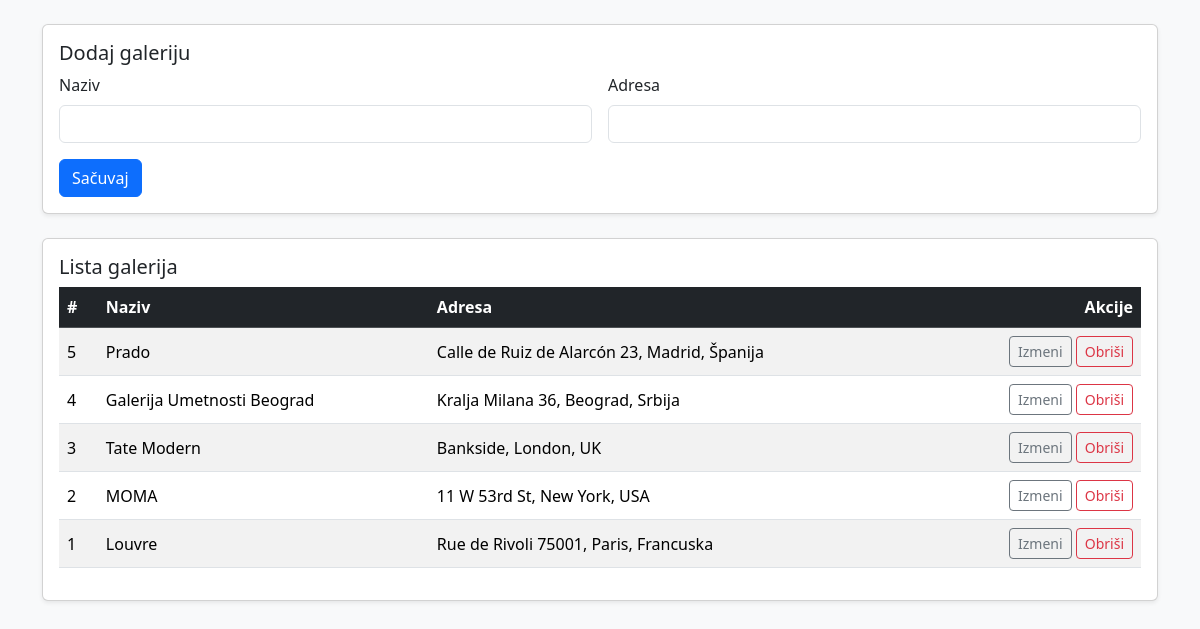
Page /prikaz/galerijaPrikaz.php on the committed database.
### tables this page shows
CREATE TABLE `galerija` (
  `id_galerije` int(11) NOT NULL,
  `naziv_galerije` varchar(100) NOT NULL DEFAULT '',
  `adresa` varchar(150) NOT NULL
);

### prikaz/galerijaPrikaz.php (the view, shortened to what this page needs)
<?php
require_once __DIR__ . '/../baza/db.php';
function e($s){ return htmlspecialchars((string)$s, ENT_QUOTES, 'UTF-8'); }
$galerije = $conn->query("SELECT * FROM `galerija` ORDER BY `id_galerije` DESC")->fetch_all(MYSQLI_ASSOC);
?>
<!doctype html>
<html lang="sr">
<head>
  <link href="https://cdn.jsdelivr.net/npm/bootstrap@5.3.3/dist/css/bootstrap.min.css" rel="stylesheet">
</head>
<body class="bg-light">
<div class="container py-4">
  <div class="card mb-4 shadow-sm">
    <div class="card-body">
      <h5 class="card-title">Dodaj galeriju</h5>
      <form method="post" class="row g-3">
        <div class="col-md-6">
          <label class="form-label">Naziv</label>
          <input type="text" name="naziv_galerije" class="form-control" required>
        </div>
        <div class="col-md-6">
          <label class="form-label">Adresa</label>
          <input type="text" name="adresa" class="form-control">
        </div>
        <div class="col-12">
          <button class="btn btn-primary">Sačuvaj</button>
        </div>
      </form>
    </div>
  </div>
  <div class="card shadow-sm">
    <div class="card-body">
      <h5 class="card-title">Lista galerija</h5>
      <div class="table-responsive">
        <table class="table table-striped table-hover align-middle">
          <thead class="table-dark">
            <tr>
              <th>#</th>
              <th>Naziv</th>
              <th>Adresa</th>
              <th class="text-end">Akcije</th>
            </tr>
          </thead>
          <tbody>
          <?php foreach($galerije as $g): ?>
            <tr>
              <td><?= (int)$g['id_galerije'] ?></td>
              <td><?= e($g['naziv_galerije']) ?></td>
              <td><?= e($g['adresa']) ?></td>
              <td class="text-end">
                <button class="btn btn-sm btn-outline-secondary"
                        data-bs-toggle="modal"
                        data-bs-target="#editGalerija<?= (int)$g['id_galerije'] ?>">
                  Izmeni
                </button>
                <a href="?action=delete&id=<?= (int)$g['id_galerije'] ?>"
                   class="btn btn-sm btn-outline-danger"
                   onclick="return confirm('Obriši galeriju?');">
                  Obriši
                </a>
              </td>
            </tr>
          <?php endforeach; ?>
          </tbody>
        </table>
      </div>
    </div>
  </div>
</div>
</body>
</html>

### rows in the picture
galerija: id_galerije "5", naziv_galerije "Prado", adresa "Calle de Ruiz de Alarcón 23, Madrid, Španija"
galerija: id_galerije "4", naziv_galerije "Galerija Umetnosti Beograd", adresa "Kralja Milana 36, Beograd, Srbija"
galerija: id_galerije "3", naziv_galerije "Tate Modern", adresa "Bankside, London, UK"
galerija: id_galerije "2", naziv_galerije "MOMA", adresa "11 W 53rd St, New York, USA"
galerija: id_galerije "1", naziv_galerije "Louvre", adresa "Rue de Rivoli 75001, Paris, Francuska"
